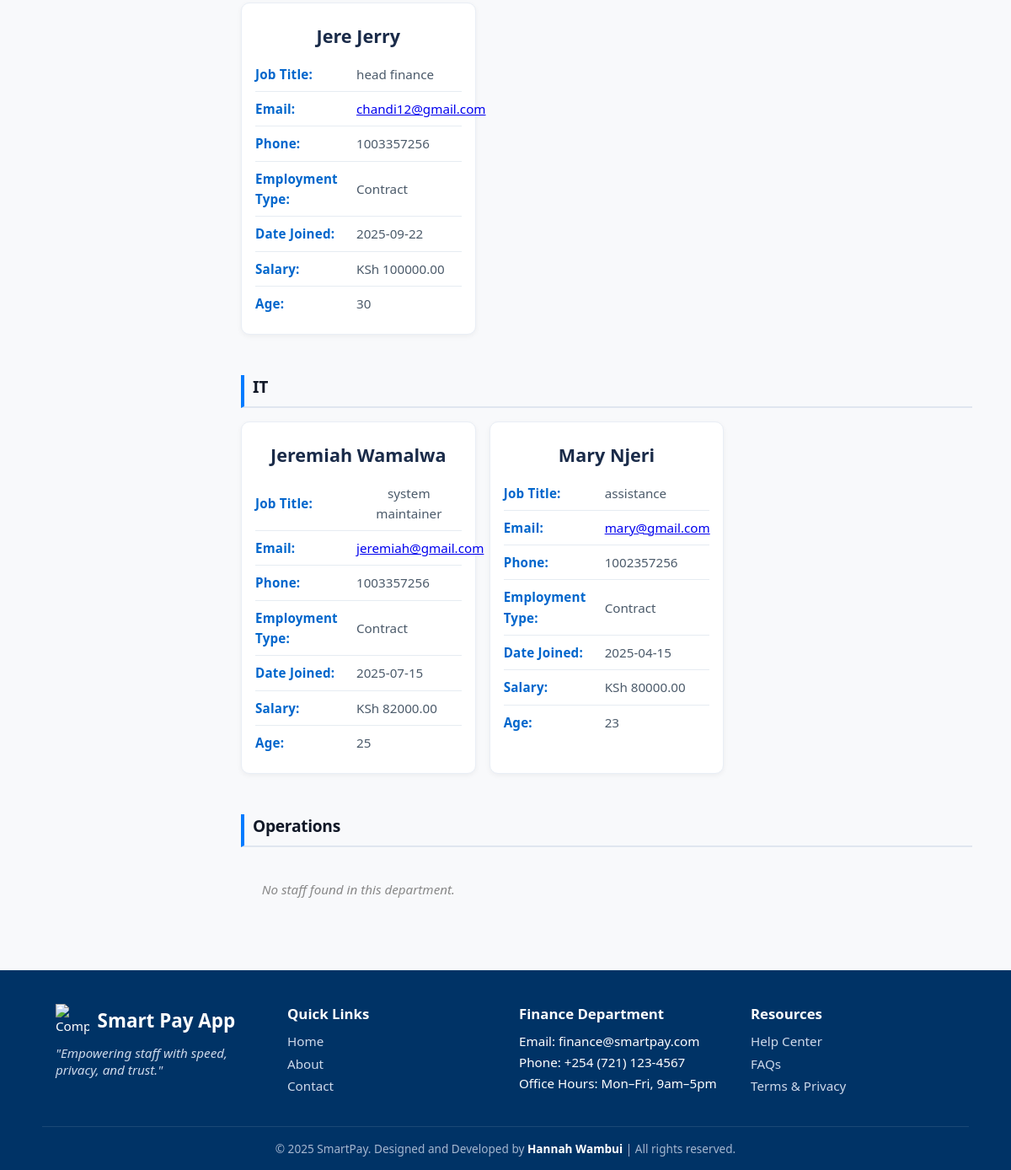
The page /employee_list/ (lower part) on the database as committed earlier.
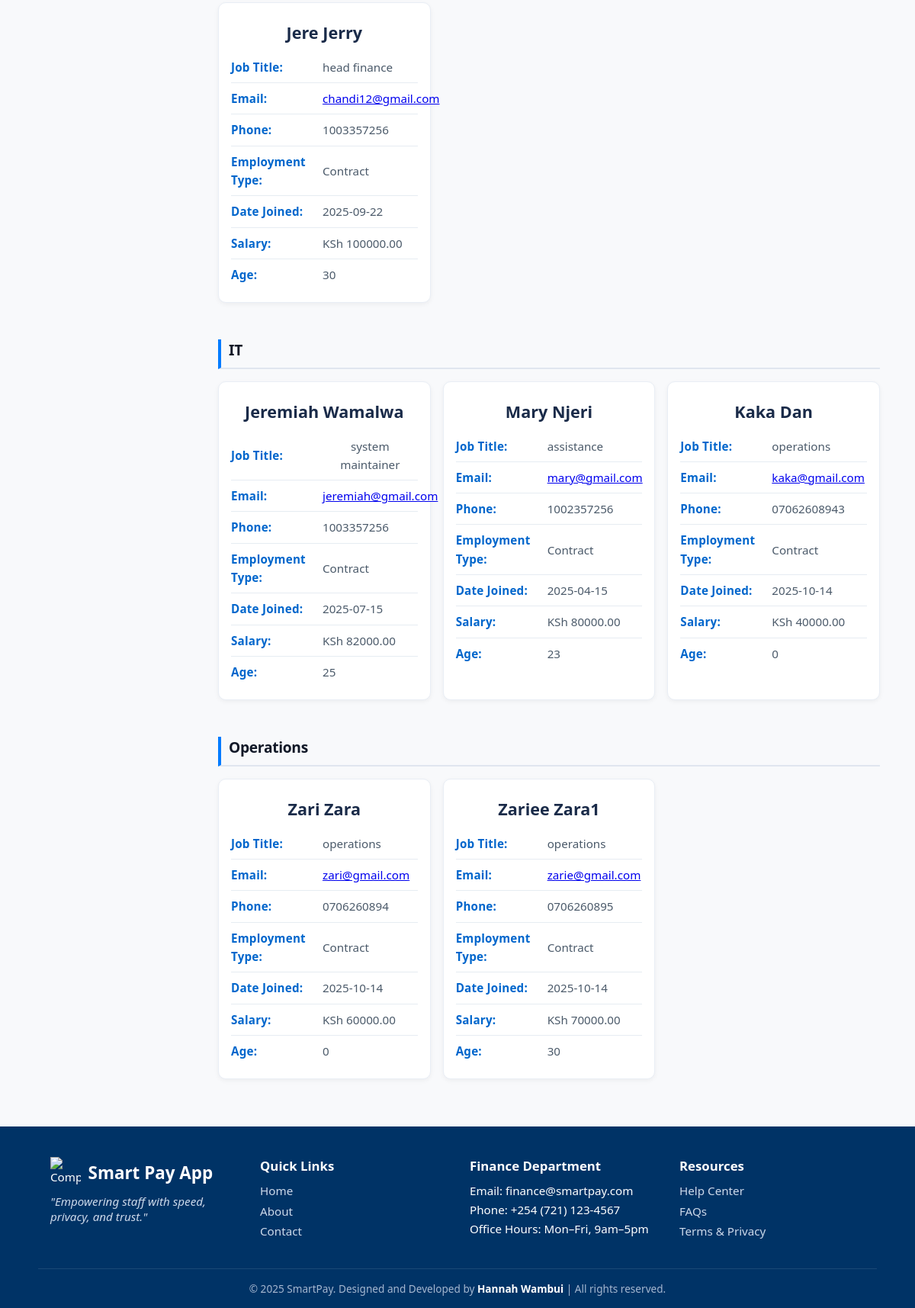
The same page on the database as committed later.
### smartpayapp/models.py (models this page shows, shortened)
class Employee(models.Model):
    EMPLOYMENT_TYPES = [
        ('Permanent', 'Permanent'),
        ('Contract', 'Contract'),
        ('Internship', 'Internship'),
    ]
    DEPARTMENTS = [
        ('Finance', 'Finance'),
        ('HR', 'HR'),
        ('IT', 'IT'),
        ('Operations', 'Operations'),
    ]
    ROLES = [
        ("admin", "Admin"),
        ("hr", "HR"),
        ("finance", "Finance"),
        ("employee", "Employee"),
    ]
    full_name = models.CharField(max_length=150)
    national_id = models.CharField(max_length=20, unique=True)
    dob = models.DateField(null=True, blank=True)
    age = models.PositiveIntegerField(null=True, blank=True)
    staff_id = models.CharField(
        max_length=20,
        unique=True,
        editable=False,
        blank=True,
        null=True,
    )
    date_joined = models.DateField(default=timezone.now)
    department = models.CharField(max_length=50, choices=DEPARTMENTS)
    job_title = models.CharField(max_length=100)
    employment_type = models.CharField(max_length=20, choices=EMPLOYMENT_TYPES)
    salary = models.DecimalField(
        max_digits=10,
        decimal_places=2,
        validators=[MinValueValidator(0)]
    )
    role = models.CharField(max_length=20, choices=ROLES, default="employee")
    email = models.EmailField(unique=True)
    phone = models.CharField(max_length=20)
    address = models.TextField(blank=True, null=True)

### smartpayapp/views.py (the view)
# urls.py: path('employee_list/', employee_list, name='employee_list'),
def employee_list(request):
    departments = [dept[0] for dept in Employee.DEPARTMENTS]
    grouped_employees = {dept: Employee.objects.filter(department=dept).order_by("full_name") for dept in departments}
    context = {"grouped_employees": grouped_employees}
    return render(request, "smartpayapp/employee_list.html", context)

### smartpayapp/templates/smartpayapp/employee_list.html (shortened to what this page needs)
{% extends "base.html" %}
{% load static %}
{% block content %}
<div class="dashboard-container">
  <main class="main-content">
    <div id="employeeCards">
        {% for department, staff in grouped_employees.items %}
        <div class="department-block">
            <h2 class="department-title">{{ department }}</h2>
            <div class="employee-grid">
                {% for employee in staff %}
                <div class="employee-card">
                    <div class="employee-info">
                        <h3>{{ employee.full_name }}</h3>
                        <p><strong>Job Title:</strong> {{ employee.job_title }}</p>
                        <p><strong>Email:</strong> <a href="mailto:{{ employee.email }}">{{ employee.email }}</a></p>
                        <p><strong>Phone:</strong> {{ employee.phone }}</p>
                        <p><strong>Employment Type:</strong> {{ employee.employment_type }}</p>
                        <p><strong>Date Joined:</strong> {{ employee.date_joined|date:"Y-m-d" }}</p>
                        <p><strong>Salary:</strong> KSh {{ employee.salary|floatformat:2 }}</p>
                        <p><strong>Age:</strong> {{ employee.age }}</p>
                    </div>
                </div>
                {% empty %}
                <p class="no-staff">No staff found in this department.</p>
                {% endfor %}
            </div>
        </div>
        {% endfor %}
    </div>
  </main>
</div>
{% endblock %}

Rows that differ between the two databases and show on the page:
added Employee: full_name "Kaka Dan", job_title "operations", email "kaka@gmail.com", phone "07062608943", employment_type "Contract", date_joined "2025-10-14", salary "40000.00", age "0", shown under "IT"
added Employee: full_name "Zari Zara", job_title "operations", email "zari@gmail.com", phone "0706260894", employment_type "Contract", date_joined "2025-10-14", salary "60000.00", age "0", shown under "Operations"
added Employee: full_name "Zariee Zara1", job_title "operations", email "zarie@gmail.com", phone "0706260895", employment_type "Contract", date_joined "2025-10-14", salary "70000.00", age "30", shown under "Operations"
Other text that changed with them:
list line gone: "No staff found in this department."
